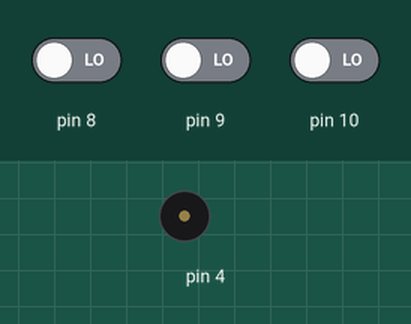
Simulated run of this sketch. Board: Arduino Uno, built with avr-gcc and run on an emulated ATmega328P. Shown: buzzer (waves = sounding). The test bench sets the inputs (shaded band); at power-on: pin 8 LOW, pin 9 LOW, pin 10 LOW.

Above: at 1.8 s.
1.9 s: pin 8 driven HIGH
At 2.4 s:
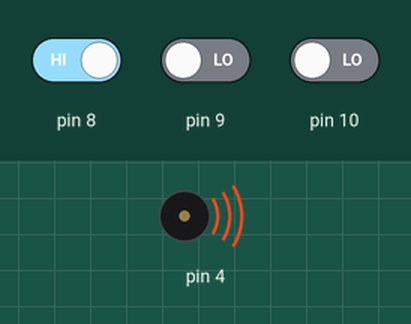
4.9 s: pin 8 driven LOW
At 6.2 s:
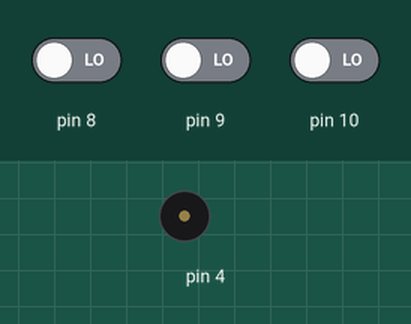
6.5 s: pin 9 driven HIGH
At 6.9 s:
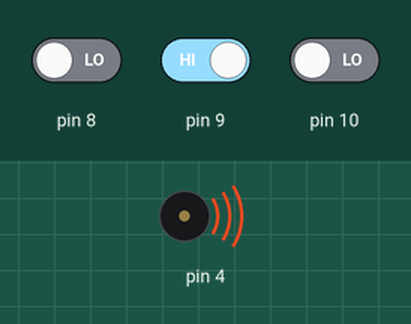
9.5 s: pin 9 driven LOW
At 10.9 s:
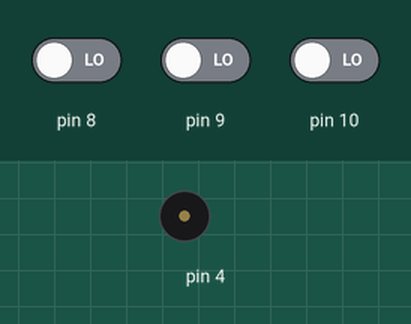
Timing chart, 0 to 12.0 s (numbered marks = the images above; inputs shaded):
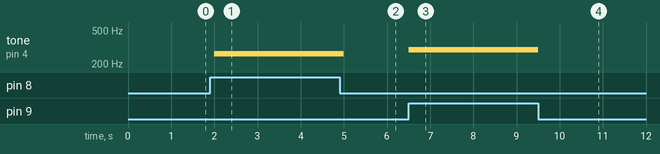

The sketch:

EX5_2.ino
```cpp
int C = 263;
int D = 294;
int E = 330;
int F = 349;
int G = 392;
int A = 440;
int B = 494;

void setup() {
  pinMode(8,INPUT);
  pinMode(9,INPUT);
  pinMode(10,INPUT);
}

void loop() {

  if(digitalRead(8) == HIGH)
  {
    tone(4,C,500);
  }

  if(digitalRead(9)== HIGH)
  {
    tone(4,D,500);
  }

  if(digitalRead(10)== HIGH)
  {
    tone(4,E,500);
  }
  delay(500);
}
```

Measured:
- after the input at 1.9 s, tone on pin 4: silent → 263 Hz after 0.10 s
- after the input at 4.9 s, tone on pin 4: 263 Hz → silent after 0.10 s
- after the input at 6.5 s, tone on pin 4: silent → 294 Hz at once
- after the input at 9.5 s, tone on pin 4: 294 Hz → silent at once
